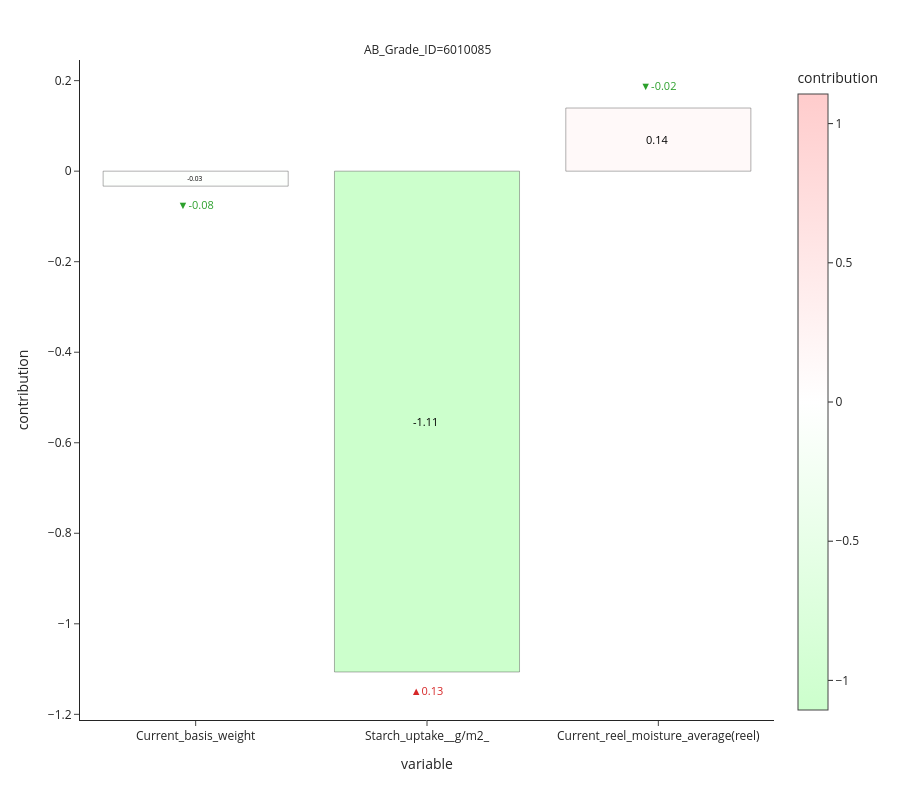

Notebook code for this chart:
### Code cell
from utility import _process_data_clustered, _process_data_clustered_summary, _shapley_contrib, _working_plot, _cost_driver_plot, build_shapley_text

for grade_drilldown in ["6010085", "3200115", "6010100", "6010120"][0:1]:
    for cost_component_drilldown in ['Fibre_cost__€/T_', 'Steam__€/T_', 'Electricity__€/T_', 'Starch__€/T_'][0:1]:
        
        if cost_component_drilldown == 'Fibre_cost__€/T_':
            cost_component_features = fibre_features()
        elif cost_component_drilldown == 'Steam__€/T_':
            cost_component_features = steam_features()
        elif cost_component_drilldown == 'Electricity__€/T_':
            cost_component_features = electricity_features()
        elif cost_component_drilldown == 'Starch__€/T_':
            cost_component_features = starch_features()

        process_data_clustered = _process_data_clustered("", process_data, cost_component_drilldown, grade_drilldown, cost_component_features)
        if len(process_data_clustered)>0 and "current" in process_data_clustered.target.unique() and "historic" in process_data_clustered.target.unique():
            df1, df2 = _process_data_clustered_summary(process_data_clustered, cost_component_drilldown, grade_drilldown, fibre_cost, steam_cost, electricity_cost, starch_cost, steam_features, electricity_features, starch_features, fibre_features)

            shapley_contrib = _shapley_contrib("", df1, df2, cost_component_drilldown, grade_drilldown, fibre_cost, steam_cost, electricity_cost, starch_cost, steam_features, electricity_features, starch_features, fibre_features)

            shapley_md = build_shapley_text(shapley_contrib, top_frac=0.20, lang=LANG)
            descriptions.append(shapley_md)

            fig = _cost_driver_plot(shapley_contrib)
            fig.show()

### Figure 1 — Plotly figure (JSON) as saved in the notebook; plotly's stock layout.template omitted (floating-point values rounded to 4 significant figures)
{"data": [{"alignmentgroup": "True", "cliponaxis": false, "customdata": [["▼-0.08", -0.08235, -0.03309], ["▲0.13", 0.1322, -1.106], ["▼-0.02", -0.01979, 0.1395]], "hovertemplate": "AB_Grade_ID=6010085<br>variable=%{x}<br>contribution=%{marker.color}<br>value_text=%{text}<extra></extra>", "insidetextanchor": "middle", "legendgroup": "", "marker": {"color": [-0.03309, -1.106, 0.1395], "coloraxis": "coloraxis", "line": {"color": "rgba(60,60,60,0.5)", "width": 0.8}, "pattern": {"shape": ""}}, "name": "", "offsetgroup": "", "orientation": "v", "showlegend": false, "text": ["-0.03 ", "-1.11 ", "0.14 "], "textfont": {"color": "black", "size": 11}, "textposition": "inside", "type": "bar", "x": ["Current_basis_weight", "Starch_uptake__g/m2_", "Current_reel_moisture_average(reel)"], "xaxis": "x", "y": [-0.03309, -1.106, 0.1395], "yaxis": "y"}, {"cliponaxis": false, "hoverinfo": "skip", "mode": "text", "showlegend": false, "text": ["▼-0.02"], "textfont": {"color": ["#2ca02c"], "size": 11}, "textposition": "top center", "type": "scatter", "x": ["Current_reel_moisture_average(reel)"], "xaxis": "x", "y": [0.1727], "yaxis": "y"}, {"cliponaxis": false, "hoverinfo": "skip", "mode": "text", "showlegend": false, "text": ["▼-0.08", "▲0.13"], "textfont": {"color": ["#2ca02c", "#d62728"], "size": 11}, "textposition": "bottom center", "type": "scatter", "x": ["Current_basis_weight", "Starch_uptake__g/m2_"], "xaxis": "x", "y": [-0.06628, -1.14], "yaxis": "y"}], "layout": {"annotations": [{"font": {}, "showarrow": false, "text": "AB_Grade_ID=6010085", "x": 0.5, "xanchor": "center", "xref": "paper", "y": 1, "yanchor": "bottom", "yref": "paper"}], "autosize": true, "barmode": "relative", "coloraxis": {"cmax": 1.106, "cmin": -1.106, "colorbar": {"title": {"text": "contribution"}}, "colorscale": [[0, "#ccffcc"], [0.5, "#ffffff"], [1, "#ffcccc"]]}, "height": 800, "legend": {"tracegroupgap": 0}, "margin": {"t": 60}, "paper_bgcolor": "white", "plot_bgcolor": "white", "xaxis": {"anchor": "y", "domain": [0, 1], "title": {"text": "variable"}}, "yaxis": {"anchor": "x", "domain": [0, 1], "title": {"text": "contribution"}}}}
